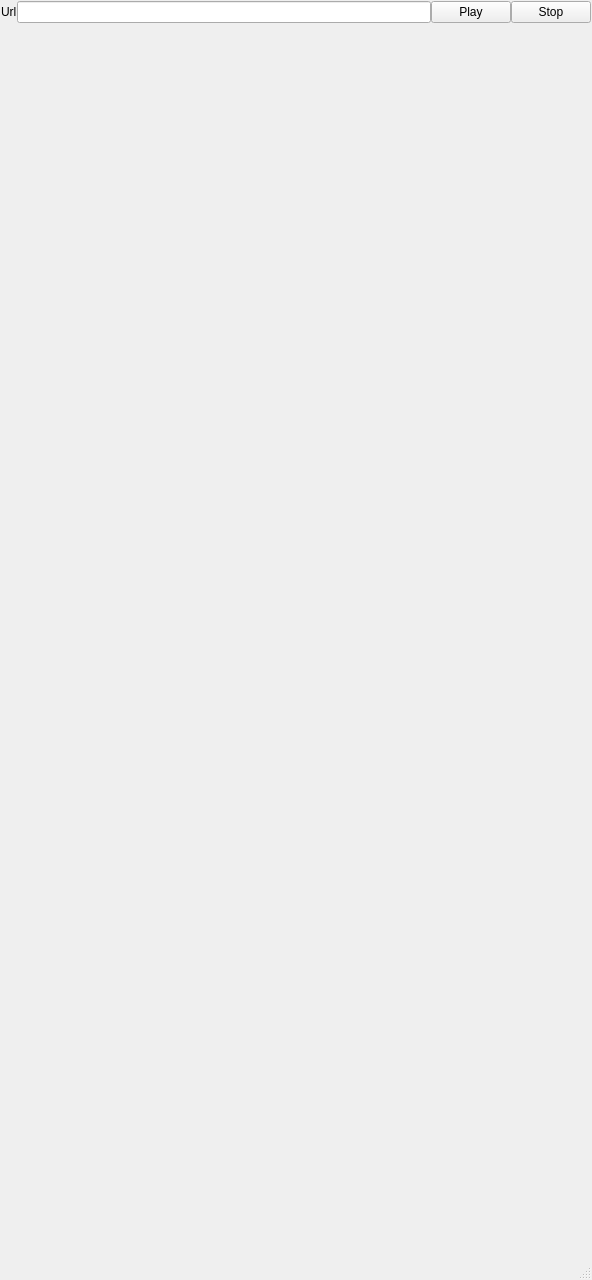
<?xml version="1.0" encoding="UTF-8"?>
<ui version="4.0">
 <class>MainWindow</class>
 <widget class="QMainWindow" name="MainWindow">
  <property name="geometry">
   <rect>
    <x>0</x>
    <y>0</y>
    <width>592</width>
    <height>1280</height>
   </rect>
  </property>
  <property name="windowTitle">
   <string>MainWindow</string>
  </property>
  <widget class="QWidget" name="centralwidget">
   <layout class="QGridLayout" name="layoutGWidget">
    <property name="leftMargin">
     <number>1</number>
    </property>
    <property name="topMargin">
     <number>1</number>
    </property>
    <property name="rightMargin">
     <number>1</number>
    </property>
    <property name="bottomMargin">
     <number>1</number>
    </property>
    <property name="spacing">
     <number>0</number>
    </property>
    <item row="0" column="2">
     <widget class="QPushButton" name="btnPlay">
      <property name="text">
       <string>Play</string>
      </property>
     </widget>
    </item>
    <item row="0" column="0">
     <widget class="QLabel" name="labelUrl">
      <property name="text">
       <string>Url</string>
      </property>
     </widget>
    </item>
    <item row="1" column="0" colspan="4">
     <widget class="FFmpegWidget" name="wgtPlayer" native="true"/>
    </item>
    <item row="0" column="3">
     <widget class="QPushButton" name="btnStop">
      <property name="text">
       <string>Stop</string>
      </property>
     </widget>
    </item>
    <item row="0" column="1">
     <widget class="QLineEdit" name="lineUrl">
      <property name="text">
       <string></string>
      </property>
     </widget>
    </item>
   </layout>
  </widget>
  <widget class="QStatusBar" name="statusbar"/>
 </widget>
 <customwidgets>
  <customwidget>
   <class>FFmpegWidget</class>
   <extends>QWidget</extends>
   <header>ffmpegwidget.h</header>
   <container>1</container>
  </customwidget>
 </customwidgets>
 <resources/>
 <connections/>
</ui>
